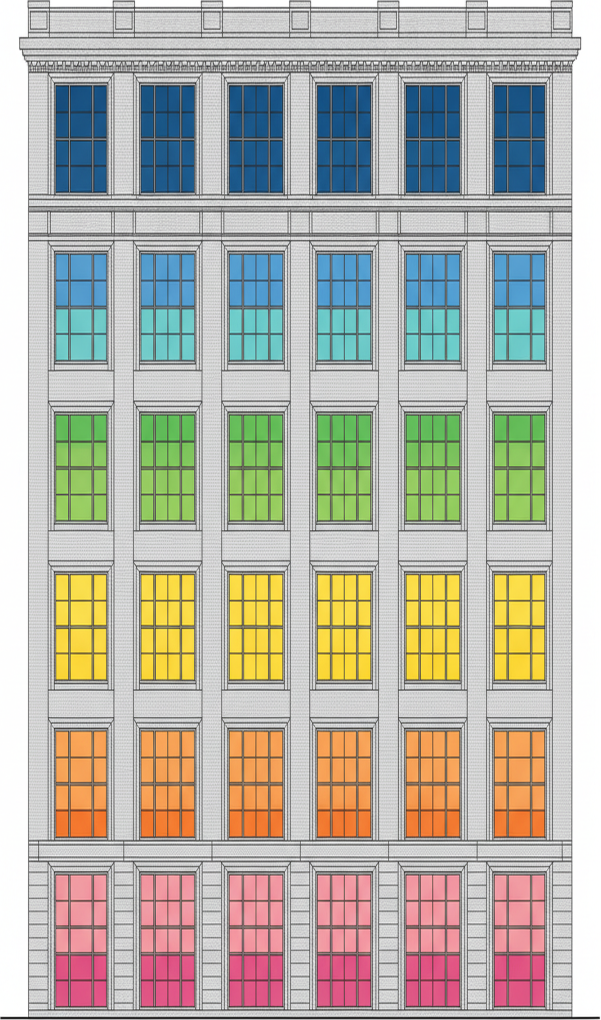
#> input picture outputs/facade_elevation_south.png, 1201 x 2040 px (shown at 1/2 size)
$ python plot3d.py
#> lines starting #> are read from the running program, lines starting #| are printed output that depends on the picture; after the words box and inside, x2 and y2 are one past the last pixel; in counts of white or black regions, pixels touching at a corner belong together
import numpy as np
import matplotlib
matplotlib.use('Agg')
import matplotlib.pyplot as plt
import os
from PIL import Image

outputs_dir = os.path.join(os.path.dirname(__file__), "outputs")
os.makedirs(outputs_dir, exist_ok=True)

def load_img(fname, fallback):
#> called with fname = 'facade_elevation_south.png', fallback = 'elevation_bottom_south.png'
    p = os.path.join(outputs_dir, fname)
    if not os.path.exists(p):
        p = os.path.join(outputs_dir, fallback)
    if not os.path.exists(p):
        im = Image.new('RGB', (150, 150), (255, 255, 255))
    else:
        im = Image.open(p).convert('RGB')
#> im is the input picture: PIL image 1201x2040 RGB; mean R, G, B 181.2, 178.8, 168.2
        arr = np.array(im)

        # Mark non-background pixels (anything not near-white)
        bg = (arr[:, :, 0] >= 240) & (arr[:, :, 1] >= 240) & (arr[:, :, 2] >= 240)
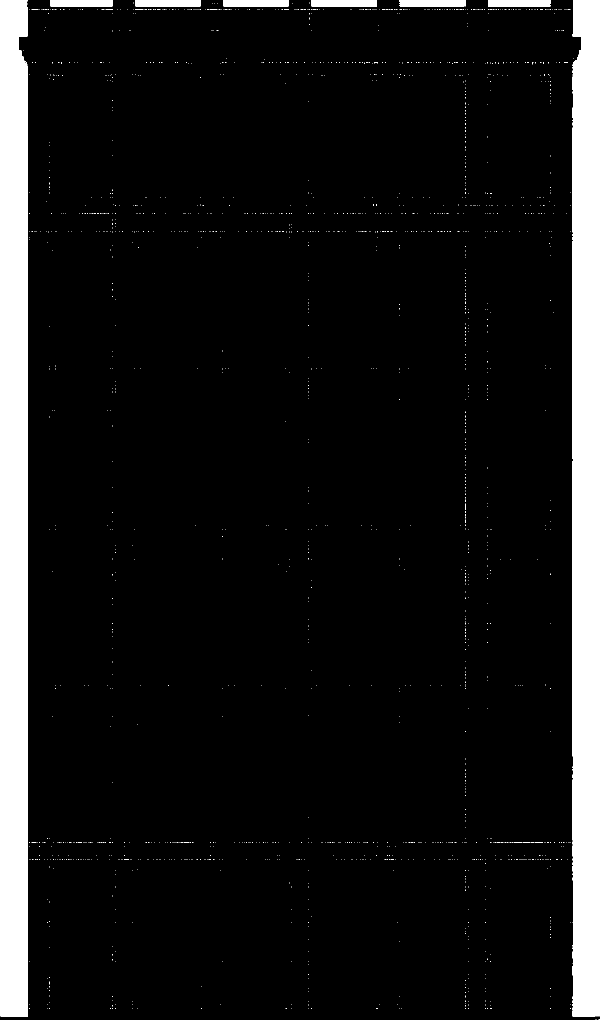
#> bg: shape (2040, 1201) bool (shown at 1/2 size); 9.7% white; 1712 white regions (1702 under 20 px), largest, box (x1, y1, x2, y2) and area: (1145, 0, 1201, 2040) 112719, (0, 0, 56, 2033) 111637, (799, 0, 931, 13) 1710
        mask = ~bg
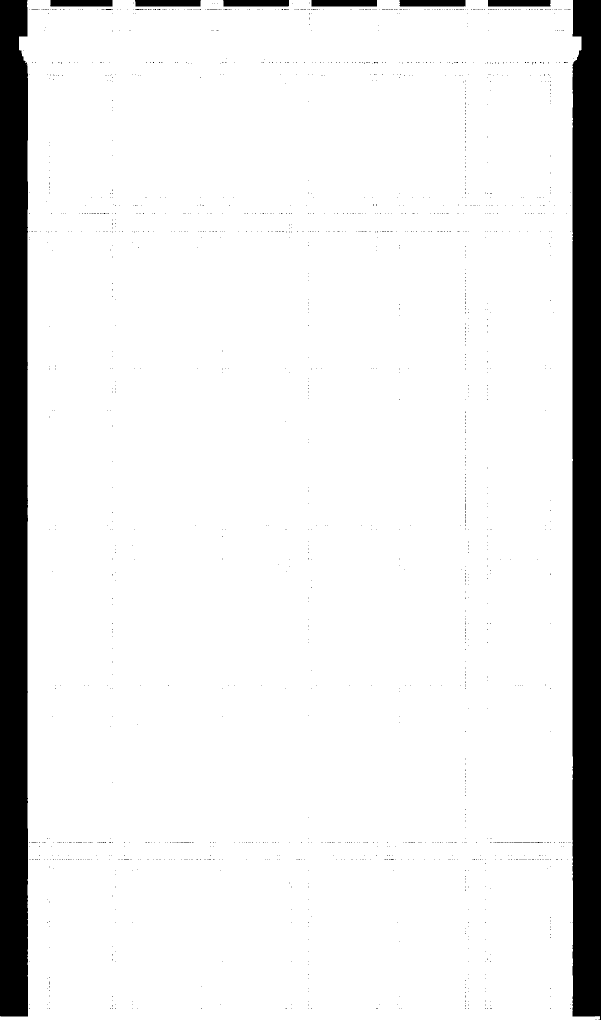
#> mask: shape (2040, 1201) bool (shown at 1/2 size); 90.3% white; 1712 black regions (1702 under 20 px), largest, box (x1, y1, x2, y2) and area: (1145, 0, 1201, 2040) 112719, (0, 0, 56, 2033) 111637, (799, 0, 931, 13) 1710

        # Remove single lines / thin artifacts with morphological opening
        from scipy import ndimage
        struct = np.ones((3, 3), dtype=bool)
        cleaned = ndimage.binary_opening(mask, structure=struct, iterations=2)
#> cleaned: shape (2040, 1201) bool; 90.2% white; 984 black regions (924 under 20 px), largest, box (x1, y1, x2, y2) and area: (1141, 0, 1201, 2040) 112838, (0, 0, 113, 2033) 111903, (799, 0, 931, 13) 1715

        # Keep only the largest connected component (the building block)
        labeled, n = ndimage.label(cleaned)
#> n = 1
        if n > 0:
            sizes = ndimage.sum(cleaned, labeled, range(1, n + 1))
#> sizes = [2210304]
            main_label = int(np.argmax(sizes)) + 1
#> main_label = 1
            building = labeled == main_label
            rows = np.any(building, axis=1)
            cols = np.any(building, axis=0)
            if rows.any() and cols.any():
                rmin, rmax = np.where(rows)[0][[0, -1]]
#> rmin = 0; rmax = 2039
                cmin, cmax = np.where(cols)[0][[0, -1]]
#> cmin = 0; cmax = 1199
                im = im.crop((cmin, rmin, cmax + 1, rmax + 1))
#> im: PIL image 1200x2040 RGB

        # Save trimmed image before resizing
        trimmed_path = os.path.join(outputs_dir, "trimmed_" + os.path.basename(p))
        im.save(trimmed_path)
        im = im.resize((150, 150))
#> im: PIL image 150x150 RGB
    return np.array(im) / 255.0

south_img = load_img("facade_elevation_south.png", "elevation_bottom_south.png")
north_img = load_img("facade_elevation_north.png", "elevation_top_north.png")
#> call 2 of load_img, with fname = 'facade_elevation_north.png', fallback = 'elevation_top_north.png'
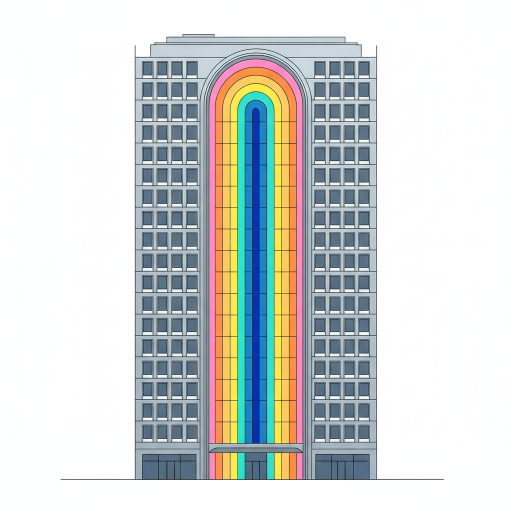
#> input picture outputs/facade_elevation_north.png, 1024 x 1024 px (shown at 1/2 size)
#> in load_img, im is the input picture: PIL image 1024x1024 RGB; mean R, G, B 209.5, 213.6, 212
#> in load_img (call 2), `bg = (arr[:, :, 0] >= 240) & (arr[:, :, 1] >= 240) & (arr[:, :, 2] >= ..`: bg: shape (1024, 1024) bool; 59.7% white; 38 black regions (37 under 20 px), largest, box (x1, y1, x2, y2) and area: (121, 68, 888, 960) 422797
#> in load_img (call 2), `cleaned = ndimage.binary_opening(mask, structure=struct, iterations=2)`:
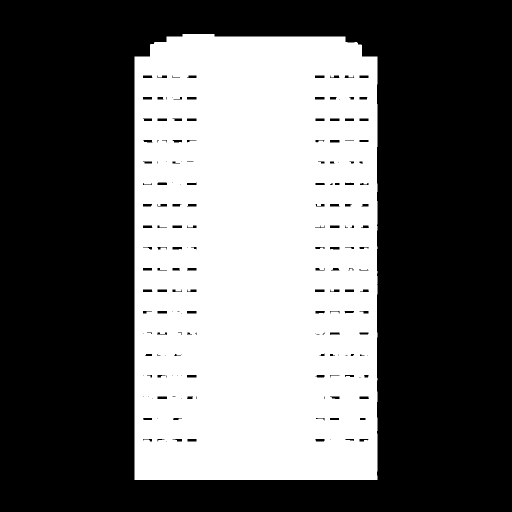
#> cleaned: shape (1024, 1024) bool (shown at 1/2 size); 40% white; 1 white region, box (x1, y1, x2, y2) and area: (269, 68, 755, 960) 419847
#> in load_img (call 2), `sizes = ndimage.sum(cleaned, labeled, range(1, n + 1))`: sizes = [419847]
#> in load_img (call 2), `rmin, rmax = np.where(rows)[0][[0, -1]]`: rmin = 68; rmax = 959
#> in load_img (call 2), `cmin, cmax = np.where(cols)[0][[0, -1]]`: cmin = 269; cmax = 754
west_img = load_img("facade_elevation_west.png", "elevation_left_west.png")
#> call 3 of load_img, with fname = 'facade_elevation_west.png', fallback = 'elevation_left_west.png'
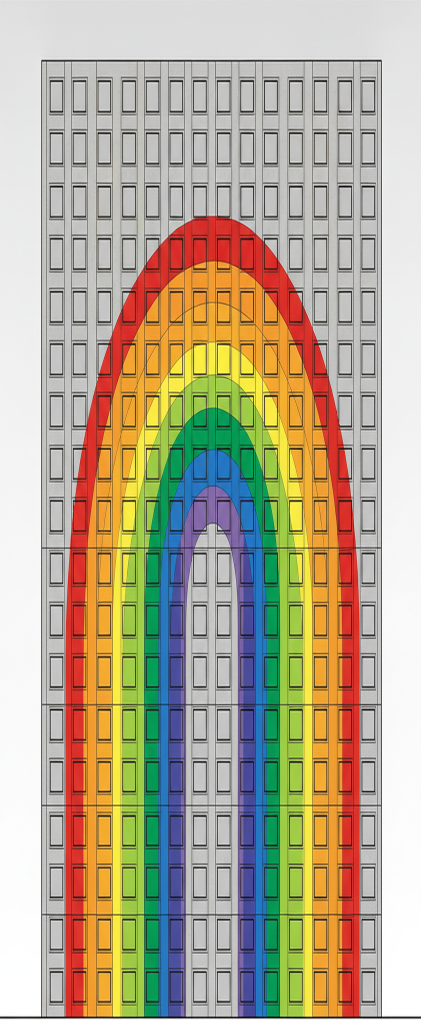
#> input picture outputs/facade_elevation_west.png, 841 x 2040 px (shown at 1/2 size)
#> in load_img, im is the input picture: PIL image 841x2040 RGB; mean R, G, B 180.6, 170.5, 145.8
#> in load_img (call 3), `bg = (arr[:, :, 0] >= 240) & (arr[:, :, 1] >= 240) & (arr[:, :, 2] >= ..`: bg: shape (2040, 841) bool; 12.2% white; 138 white regions (129 under 20 px), largest, box (x1, y1, x2, y2) and area: (0, 122, 82, 2032) 107054, (764, 121, 841, 2032) 99725, (0, 2038, 841, 2040) 1072
#> in load_img (call 3), `cleaned = ndimage.binary_opening(mask, structure=struct, iterations=2)`: cleaned: shape (2040, 841) bool; 87.5% white; 22 black regions (18 under 20 px), largest, box (x1, y1, x2, y2) and area: (0, 122, 82, 2032) 109220, (764, 121, 841, 2032) 103769, (0, 2038, 841, 2040) 1115, (781, 701, 792, 711) 52
#> in load_img (call 3), `labeled, n = ndimage.label(cleaned)`:
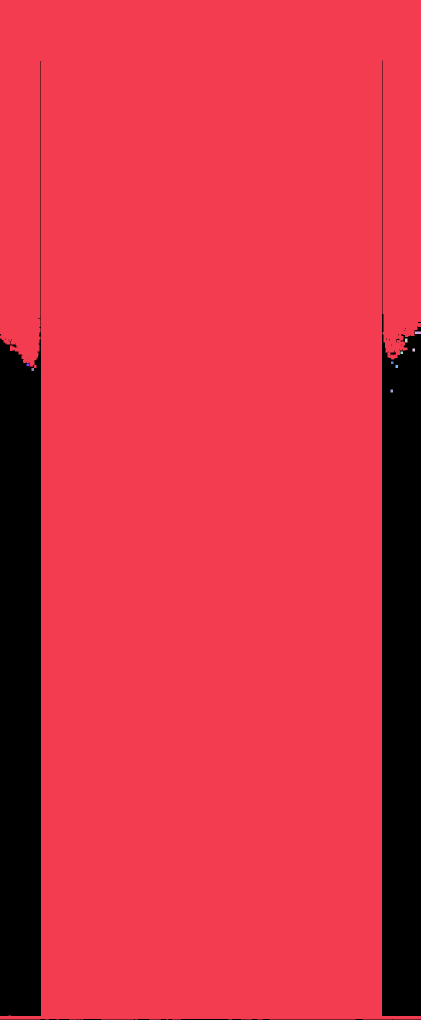
#> labeled: shape (2040, 841) int32 (shown at 1/2 size); 11 distinct labels, from 0 to 10; one colour per label, 0 black
#> in load_img (call 3), `labeled, n = ndimage.label(cleaned)`: n = 10
#> in load_img (call 3), `sizes = ndimage.sum(cleaned, labeled, range(1, n + 1))`: sizes = [1501128, 55, 40, 30, 25, 25, 25, 30, 30, 30]
#> in load_img (call 3), `building = labeled == main_label`: building: shape (2040, 841) bool; 87.5% white; 22 black regions (18 under 20 px), largest, box (x1, y1, x2, y2) and area: (0, 122, 82, 2032) 109275, (764, 121, 841, 2032) 104004, (0, 2038, 841, 2040) 1115, (781, 701, 792, 711) 52
#> in load_img (call 3), `rmin, rmax = np.where(rows)[0][[0, -1]]`: rmin = 0; rmax = 2038
#> in load_img (call 3), `cmin, cmax = np.where(cols)[0][[0, -1]]`: cmin = 0; cmax = 840
east_img = load_img("facade_elevation_east.png", "elevation_right_east.png")
#> in load_img (call 4), `im = Image.new('RGB', (150, 150), (255, 255, 255))`: im: PIL image 150x150 RGB; every value is 255
#> in load_img (call 4), `return np.array(im) / 255.0`: returned value: shape (150, 150, 3) float64; every value is 1

fig = plt.figure(figsize=(10, 10), dpi=150)
ax = fig.add_subplot(111, projection='3d')

# South face (y = 0)
X, Z = np.meshgrid(np.linspace(0, 10, south_img.shape[1]), np.linspace(17, 0, south_img.shape[0]))
Y = np.full_like(X, 0)
ax.plot_surface(X, Y, Z, facecolors=south_img, rstride=1, cstride=1, shade=False)

# North face (y = 10)
X, Z = np.meshgrid(np.linspace(10, 0, north_img.shape[1]), np.linspace(17, 0, north_img.shape[0]))
Y = np.full_like(X, 10)
ax.plot_surface(X, Y, Z, facecolors=north_img, rstride=1, cstride=1, shade=False)

# West face (x = 0)
Y, Z = np.meshgrid(np.linspace(0, 10, west_img.shape[1]), np.linspace(17, 0, west_img.shape[0]))
X = np.full_like(Y, 0)
ax.plot_surface(X, Y, Z, facecolors=west_img, rstride=1, cstride=1, shade=False)
#> X: shape (150, 150) float64; every value is 0

# East face (x = 10)
Y, Z = np.meshgrid(np.linspace(10, 0, east_img.shape[1]), np.linspace(17, 0, east_img.shape[0]))
X = np.full_like(Y, 10)
ax.plot_surface(X, Y, Z, facecolors=east_img, rstride=1, cstride=1, shade=False)
#> X: shape (150, 150) float64; every value is 10

ax.set_xlim(-2, 12)
ax.set_ylim(-2, 12)
ax.set_zlim(0, 20)
ax.set_box_aspect((1, 1, 1.7))
ax.view_init(elev=25, azim=-45)
ax.set_axis_off()

out_3d = os.path.join(outputs_dir, "building_3d_view.png")
fig.savefig(out_3d, bbox_inches='tight', pad_inches=0.1, facecolor='#0f172a')
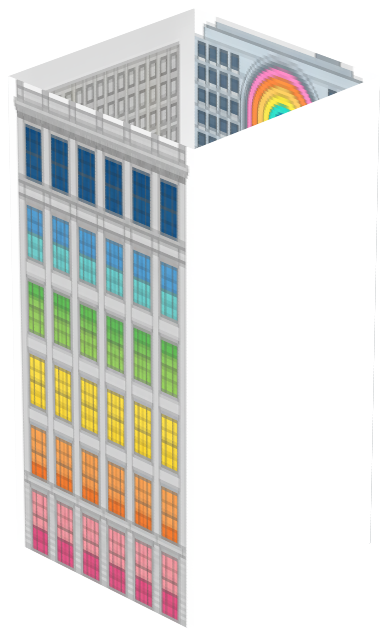
#> figure drawn by matplotlib, 1 panel
plt.close(fig)
